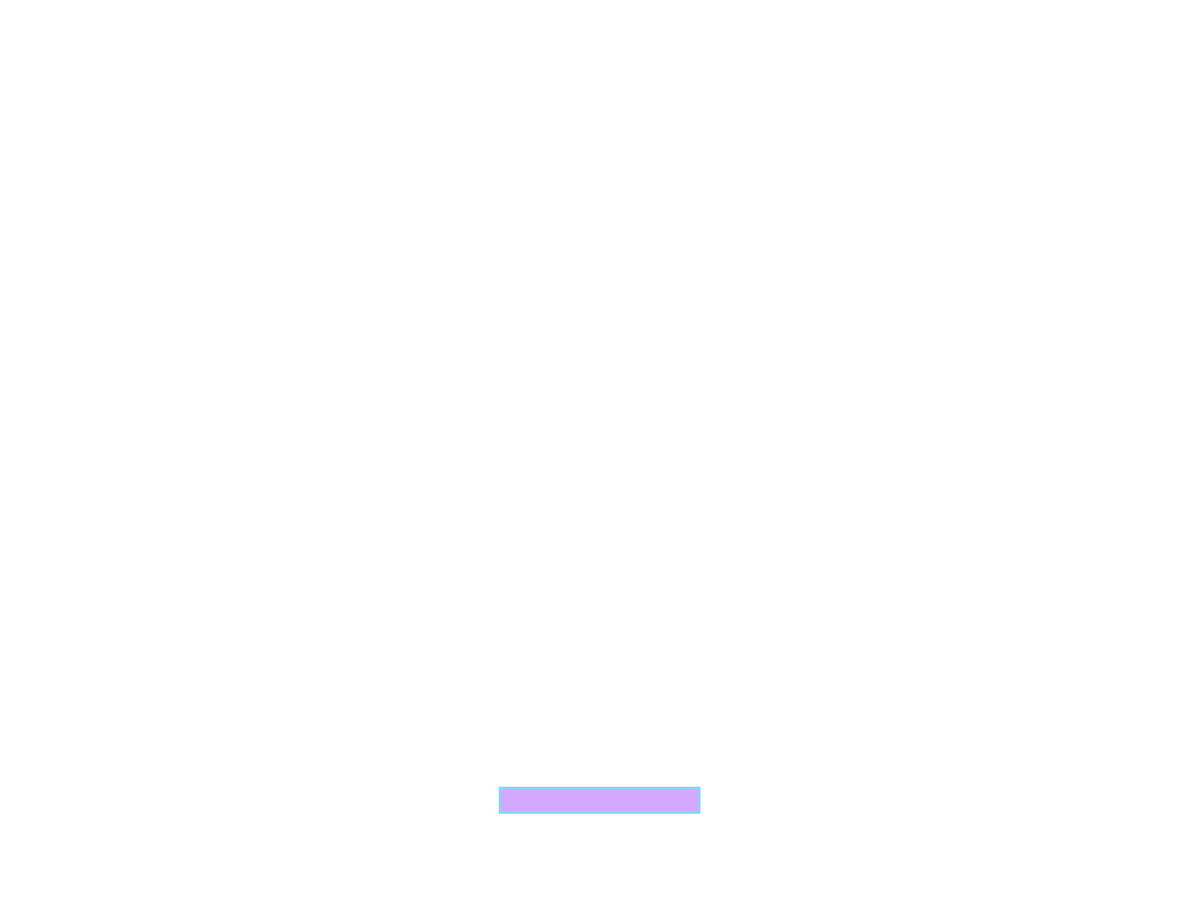
Frame 1 (no input)
Frame 60 (the mouse pressed at the canvas centre just before this capture): identical to frame 1, image omitted
Frame 120 (the mouse held since frame 60 and released just before this capture): identical to frame 1, image omitted

The Processing sketch that drew this single still picture (run headless with seeded random() and noise(); from frame 60 on, the mouse is pressed at the canvas centre):

// Processing sketch: brialCont
// ── brialCont.pde
class bat {
  int w, h, x, y, dx;
  bat () {
    w=width*1/6;
    h=height/36;
    x=width*5/12;
    y=height*7/8;
    dx=0;
  }
  void show () {
    strokeWeight(3);
    stroke(133, 216, 246);
    fill(210, 169, 255);
    rect(x, y, w, h);
  }
  void move () {
    x=x+dx;
    if (x<=0) x=0;
    if (x>=width-w) x=width-w;
    //  if (bat.x<-10 || bat.x>width-w+10) bat.x=bat.x+bat.dx; 
    // if (bat.x==0 || bat.x==-10 || bat.x==width-w || bat.x==width-w+10);
  }
}

bat bat;


void setup() {
  fullScreen();
  bat = new bat();
}

void draw() {
  background(255);
  bat.show();
  bat.move();
}

void keyPressed() {
  if (key == 'd' || key == 'D') {
    bat.dx = 10;
  }
  if (key == 'a' || key == 'A') {
    bat.dx = -10;
  }
}

void keyReleased() {
  if (key == 'd' || key == 'D') {
    bat.dx = 0;
  }
  if (key == 'a' || key == 'A') {
    bat.dx = 0;
  }
}
